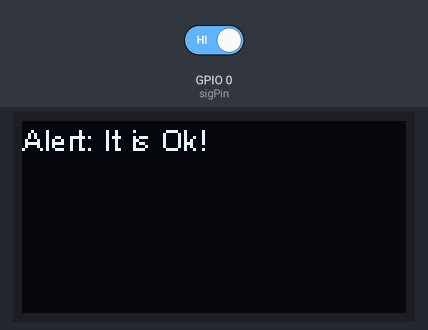
Bench run of a sketch on a simulated ESP8266 (NodeMCU). Shown: 128×64 one-colour display. The inputs (shaded band) are chosen by the test bench; at power-on: GPIO 0 (sigPin) HIGH.

Above: at 1.3 s.
1.4 s: GPIO 0 (sigPin) driven LOW
At 2.6 s:
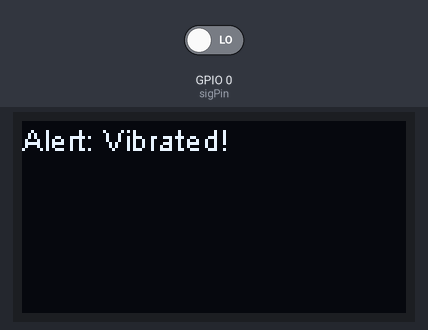
2.9 s: GPIO 0 (sigPin) driven HIGH
At 4.4 s:
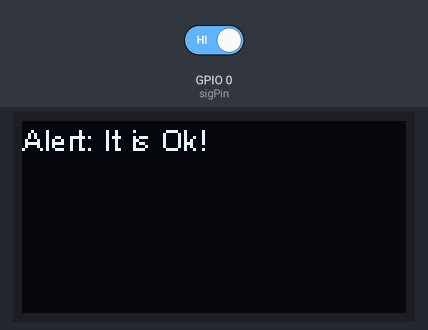
Timing chart, 0 to 5.9 s (numbered marks = the images above; inputs shaded):
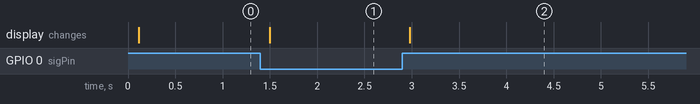

Measured:
- after the input at 1.4 s, the display: changes after 0.10 s (image 1)
- after the input at 2.9 s, the display: changes after 0.08 s (image 2)

The sketch:

OledVibrate.ino
```cpp
#include "SSD1306.h"
const int sigPin = 0;  // set number of the tilt switch pin D3 (0)
boolean sigState = 0; // set sensor status

SSD1306  display(0x3c, 5, 4); // Pin D1 = 5 / Pin D2 = 4

String vibrated;


void setup() {

  Serial.begin(115200);
  pinMode(sigPin, INPUT);
  display.init();
  display.flipScreenVertically();

  display.clear();
  drawMovement();
  display.display();
}

void loop() {

   drawMovement();
   display.display();

}

void drawMovement() {
    delay(100);

    sigState = digitalRead(sigPin);

    vibrated = "It is Ok!";

    if (sigState == LOW) {
       vibrated = "Vibrated!";
    }


    display.clear();
    display.setTextAlignment(TEXT_ALIGN_LEFT);
    display.setFont(ArialMT_Plain_10);
    display.drawString(0, 0, "Alert: "+vibrated);

}
```
